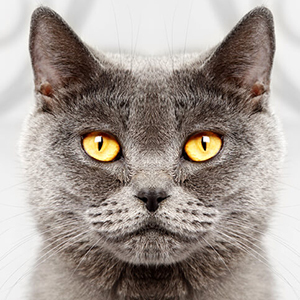
#> input picture Week06_Mask/Code/_InProgress/MachineLearningInPython/ImageVectorPython/input/cat.jpg, 300 x 300 px; its folder holds only this picture in this run
$ python ExtractingFeatures.py   (Python 2 division)
#> lines starting #> are read from the running program, lines starting #| are printed output that depends on the picture

'''
EXTRACTING FEATURES
Jeff Thompson | 2018 | jeffreythompson.org

A simple example that recreates the one we built in Processing: load an image,
resize it and convert to grayscale, and create an array from the pixels.

In the 'Better' version next, we'll improve on this and feed it into some
machine learning algorithms to extract the most important features.

'''

from glob import glob		# for getting a list of image files
from PIL import Image 		# load and process image files
import numpy as np 			# numpy for all our vector needs

# size to make our vectors
width = height = 16


# get a list of jpg files in the 'images' folder using the glob library
print 'gathering image files...'
filenames = glob('input/*.jpg')
print '- found ' + str(len(filenames))


# we can create a function that takes a filename and width/height as
# an argument and converts it into a vector, just like in the Processing example
def image_to_vector(filename, w, h):
#> called with filename = 'input/cat.jpg', w = 16, h = 16
	img = Image.open(filename)			# open the image
#> img is the input picture: PIL image 300x300 RGB; mean R, G, B 164.9, 155, 148.2
	img = img.resize( (w,h) )			# resize it (note dims are in a 'tuple')
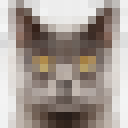
#> img: PIL image 16x16 RGB (shown 8 times larger); mean R, G, B 164.8, 154.9, 148.1
	img = img.convert('L')				# convert to grayscale (L = luminance)
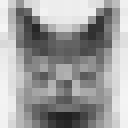
#> img: PIL image 16x16 L (shown 8 times larger); min 32, max 245, mean 157.1
	pixels = list(img.getdata())		# get its pixel values as a list
#> pixels = 256 values, max 245 at index 48, min 32 at index 232, mean 157.1
	pixels = np.array(pixels)			# convert that list into a numpy array
	pixels = pixels.astype('uint8')		# we don't need float data, so convert it to integers
	return pixels						# and send back the resulting array

# convert the first image into a vector
sample = image_to_vector(filenames[0], width, height)
#> sample has the same summary as pixels in image_to_vector

print sample.shape		# print the dimensions of the vector
#| (256,)
print sample[0:3]		# and print the first three values
#| [242 206 149]


# let's use this to load up all the images into an array
# first, create an empty array at the size we need
print 'creating array of image vectors...'
images = np.empty( [len(filenames), width*height] )

# then go though all the images, create vectors from them
# and add them to the array
for i, filename in enumerate(filenames):
	print '- ' + str(i+1) + '/' + str(len(filenames))
	px = image_to_vector(filename, width,height)
#> px has the same summary as pixels in image_to_vector
	px = px.astype(np.float32)		# convert back to float (since we'll normalize the data)
	images[i] = px 					# add it to our array

# normalize image data into a range of 0-1 (instead of 0-255)
images -= images.min()		# make the lowest value 0
images /= images.max()		# and divide by the max to make largest = 1
print images

$ run again, on Week06_Mask/Code/_InProgress/MachineLearningInPython/ImageVectorPython/input/hippo.jpg
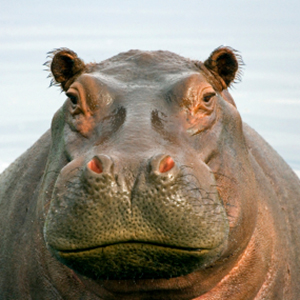
#> input picture Week06_Mask/Code/_InProgress/MachineLearningInPython/ImageVectorPython/input/hippo.jpg, 300 x 300 px
#> in image_to_vector, img is the input picture: PIL image 300x300 RGB; mean R, G, B 150, 140.7, 125.6
#> in image_to_vector, `img = img.resize( (w,h) )			# resize it (note dims are in a 'tuple')`:
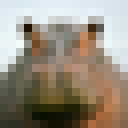
#> img: PIL image 16x16 RGB (shown 8 times larger); mean R, G, B 150, 140.6, 125.6
#> in image_to_vector, `img = img.convert('L')`:
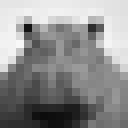
#> img: PIL image 16x16 L (shown 8 times larger); min 12, max 248, mean 141.7
#> pixels = 256 values, max 248 at index 82, min 12 at index 229, mean 141.7
#> sample has the same summary as pixels in image_to_vector
#| (256,)
#| [229 229 230]
#> px has the same summary as pixels in image_to_vector
